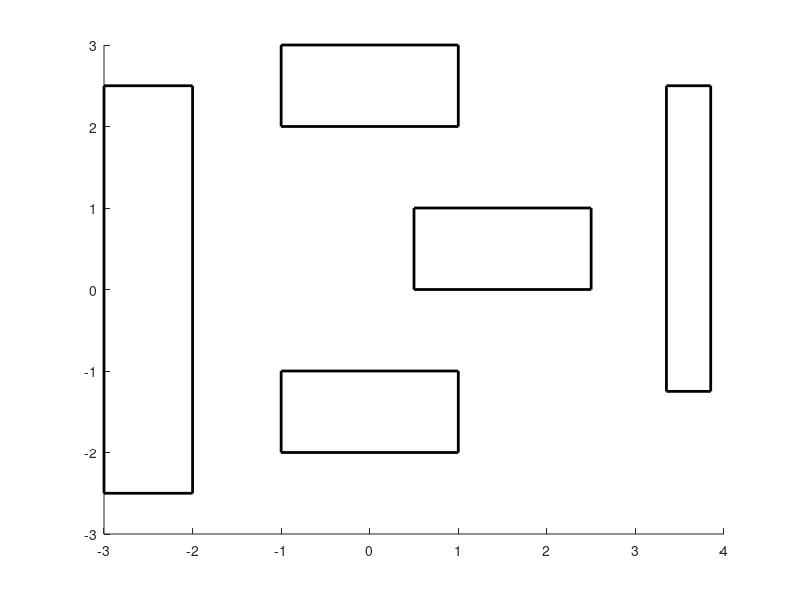

Recreate this plot in MATLAB. (Note: this script raises an error after producing the figure.)
rectangle('Position',[0.5,0,2,1], 'LineWidth',2,'LineStyle','-');
rectangle('Position',[-1.0,2,2,1], 'LineWidth',2,'LineStyle','-');
rectangle('Position',[-1,-2,2,1], 'LineWidth',2,'LineStyle','-');
rectangle('Position',[-3,-2.5,1,5], 'LineWidth',2,'LineStyle','-');
rectangle('Position',[3.35,-1.25,0.5,3.75], 'LineWidth',2,'LineStyle','-');
hold on

N = length(mistake);
for ii = 2:2
    x = xS(mistake(ii)); y = yS(mistake(ii));
    theta = thetaS(mistake(ii)); L = sideLength(mistake(ii));
    [a,b,c,d] = get4Corners(x,y,theta,L);
    point1 = [x+0.5*L;y-0.5*L];
    point2 = [x+0.5*L;y+0.5*L];
    point3 = [x-0.5*L;y+0.5*L];
    point4 = [x-0.5*L;y-0.5*L];
    %xlist = [point1(1),point2(1),point3(1),point4(1),point1(1)];
    %ylist = [point1(2),point2(2),point3(2),point4(2),point1(2)];
    % plot(xlist,ylist,'-r','lineWidth',2);
    hold on;
    xlist = [a(1),b(1),c(1),d(1),a(1)];
    ylist = [a(2),b(2),c(2),d(2),a(2)];
    plot(xlist,ylist,'-r','lineWidth',2);
end

xlist = [-1.42175 -1.49865 2.20673 2.28363 -1.42175];
ylist = [3.73686 3.24281 2.66606 3.16011 3.73686];
plot(xlist,ylist,'-g','lineWidth',2);

xlist = [3.27447 3.27447 2.92447 2.92447 3.27447];
ylist = [3.11167 3.46167 3.46167 3.11167 3.11167];
plot(xlist,ylist,'-g','lineWidth',2);
